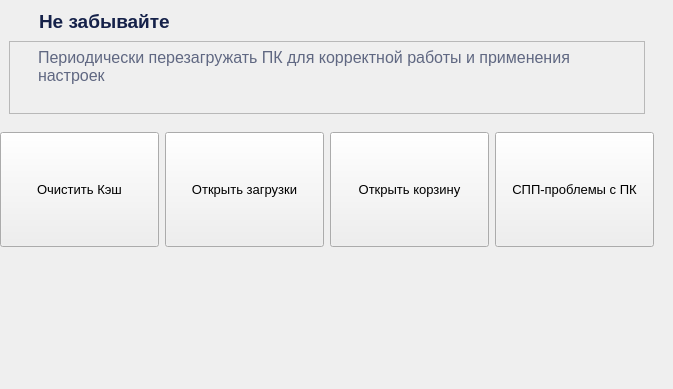
          <widget class="QWidget" name="pagePC">
           <widget class="QWidget" name="mainSectionPc" native="true">
            <property name="geometry">
             <rect>
              <x>0</x>
              <y>0</y>
              <width>664</width>
              <height>380</height>
             </rect>
            </property>
            <property name="minimumSize">
             <size>
              <width>664</width>
              <height>380</height>
             </size>
            </property>
            <property name="maximumSize">
             <size>
              <width>0</width>
              <height>0</height>
             </size>
            </property>
            <layout class="QVBoxLayout" name="verticalLayout_5">
             <property name="leftMargin">
              <number>0</number>
             </property>
             <property name="topMargin">
              <number>0</number>
             </property>
             <property name="rightMargin">
              <number>10</number>
             </property>
             <property name="bottomMargin">
              <number>0</number>
             </property>
             <item>
              <widget class="QWidget" name="sectionTittlePc" native="true">
               <property name="styleSheet">
                <string notr="true"/>
               </property>
               <layout class="QVBoxLayout" name="verticalLayout_12">
                <item>
                 <widget class="QWidget" name="widget_2" native="true">
                  <property name="maximumSize">
                   <size>
                    <width>16777215</width>
                    <height>26</height>
                   </size>
                  </property>
                  <widget class="QLabel" name="label">
                   <property name="geometry">
                    <rect>
                     <x>0</x>
                     <y>0</y>
                     <width>24</width>
                     <height>24</height>
                    </rect>
                   </property>
                   <property name="styleSheet">
                    <string notr="true">text-align: center;</string>
                   </property>
                   <property name="text">
                    <string/>
                   </property>
                   <property name="pixmap">
                    <pixmap resource="resources.qrc">:/icons/icons/alert-square-rounded.svg</pixmap>
                   </property>
                   <property name="scaledContents">
                    <bool>true</bool>
                   </property>
                   <property name="alignment">
                    <set>Qt::AlignmentFlag::AlignCenter</set>
                   </property>
                   <property name="indent">
                    <number>-1</number>
                   </property>
                  </widget>
                  <widget class="QLabel" name="label_2">
                   <property name="geometry">
                    <rect>
                     <x>30</x>
                     <y>0</y>
                     <width>141</width>
                     <height>24</height>
                    </rect>
                   </property>
                   <property name="font">
                    <font>
                     <pointsize>14</pointsize>
                     <fontweight>DemiBold</fontweight>
                    </font>
                   </property>
                   <property name="toolTipDuration">
                    <number>-1</number>
                   </property>
                   <property name="styleSheet">
                    <string notr="true">color: rgba(21, 33, 73, 1);
font-weight: 600;</string>
                   </property>
                   <property name="text">
                    <string>Не забывайте</string>
                   </property>
                  </widget>
                 </widget>
                </item>
                <item>
                 <widget class="QFrame" name="frame_3">
                  <property name="frameShape">
                   <enum>QFrame::Shape::StyledPanel</enum>
                  </property>
                  <property name="frameShadow">
                   <enum>QFrame::Shadow::Raised</enum>
                  </property>
                  <widget class="QLabel" name="label_3">
                   <property name="geometry">
                    <rect>
                     <x>-10</x>
                     <y>0</y>
                     <width>591</width>
                     <height>51</height>
                    </rect>
                   </property>
                   <property name="sizePolicy">
                    <sizepolicy hsizetype="Expanding" vsizetype="Expanding">
                     <horstretch>0</horstretch>
                     <verstretch>0</verstretch>
                    </sizepolicy>
                   </property>
                   <property name="font">
                    <font>
                     <pointsize>12</pointsize>
                     <bold>false</bold>
                    </font>
                   </property>
                   <property name="styleSheet">
                    <string notr="true">color: rgba(21, 33, 73, 0.66);
font-weight: 400;
padding-left: 35;</string>
                   </property>
                   <property name="text">
                    <string>Периодически перезагружать ПК для корректной работы и применения
настроек</string>
                   </property>
                   <property name="alignment">
                    <set>Qt::AlignmentFlag::AlignLeading|Qt::AlignmentFlag::AlignLeft|Qt::AlignmentFlag::AlignVCenter</set>
                   </property>
                  </widget>
                 </widget>
                </item>
               </layout>
              </widget>
             </item>
             <item>
              <widget class="QWidget" name="sectionButtonPc" native="true">
               <property name="styleSheet">
                <string notr="true">#sectionButtonPc &gt; QPushButton {
border: 1px solid rgba(21, 33, 73, 0.1);
text-align: center;
border-radius: 4px;
}

#sectionButtonPc &gt; QPushButton:hover {
background-color: rgba(26, 51, 115, 0.05);
color: rgba(21, 33, 73, 1);
}</string>
               </property>
               <layout class="QHBoxLayout" name="horizontalLayout_2">
                <property name="leftMargin">
                 <number>0</number>
                </property>
                <property name="topMargin">
                 <number>0</number>
                </property>
                <property name="rightMargin">
                 <number>0</number>
                </property>
                <property name="bottomMargin">
                 <number>0</number>
                </property>
                <item>
                 <widget class="QPushButton" name="clearCashePcBtn">
                  <property name="maximumSize">
                   <size>
                    <width>16777215</width>
                    <height>115</height>
                   </size>
                  </property>
                  <property name="font">
                   <font>
                    <pointsize>10</pointsize>
                   </font>
                  </property>
                  <property name="cursor">
                   <cursorShape>PointingHandCursor</cursorShape>
                  </property>
                  <property name="styleSheet">
                   <string notr="true"/>
                  </property>
                  <property name="text">
                   <string>Очистить Кэш</string>
                  </property>
                  <property name="icon">
                   <iconset resource="resources.qrc">
                    <normaloff>:/icons/icons/broom.svg</normaloff>:/icons/icons/broom.svg</iconset>
                  </property>
                  <property name="iconSize">
                   <size>
                    <width>20</width>
                    <height>20</height>
                   </size>
                  </property>
                 </widget>
                </item>
                <item>
                 <widget class="QPushButton" name="openDownloadPcBtn">
                  <property name="maximumSize">
                   <size>
                    <width>16777215</width>
                    <height>115</height>
                   </size>
                  </property>
                  <property name="font">
                   <font>
                    <pointsize>10</pointsize>
                   </font>
                  </property>
                  <property name="cursor">
                   <cursorShape>PointingHandCursor</cursorShape>
                  </property>
                  <property name="toolTip">
                   <string>&lt;html&gt;&lt;head/&gt;&lt;body&gt;&lt;p&gt;Удалите из нее все то что вам не надо&lt;/p&gt;&lt;/body&gt;&lt;/html&gt;</string>
                  </property>
                  <property name="toolTipDuration">
                   <number>-2</number>
                  </property>
                  <property name="text">
                   <string>Открыть загрузки</string>
                  </property>
                  <property name="icon">
                   <iconset resource="resources.qrc">
                    <normaloff>:/icons/icons/download.svg</normaloff>:/icons/icons/download.svg</iconset>
                  </property>
                  <property name="iconSize">
                   <size>
                    <width>20</width>
                    <height>20</height>
                   </size>
                  </property>
                 </widget>
                </item>
                <item>
                 <widget class="QPushButton" name="openRecycleFolderPcBtn">
                  <property name="maximumSize">
                   <size>
                    <width>16777215</width>
                    <height>115</height>
                   </size>
                  </property>
                  <property name="font">
                   <font>
                    <pointsize>10</pointsize>
                   </font>
                  </property>
                  <property name="cursor">
                   <cursorShape>PointingHandCursor</cursorShape>
                  </property>
                  <property name="toolTip">
                   <string>&lt;html&gt;&lt;head/&gt;&lt;body&gt;&lt;p&gt;Открыть корзину, nочистить при необходимости&lt;/p&gt;&lt;/body&gt;&lt;/html&gt;</string>
                  </property>
                  <property name="toolTipDuration">
                   <number>-3</number>
                  </property>
                  <property name="text">
                   <string>Открыть корзину</string>
                  </property>
                  <property name="icon">
                   <iconset resource="resources.qrc">
                    <normaloff>:/icons/icons/trash-x.svg</normaloff>:/icons/icons/trash-x.svg</iconset>
                  </property>
                  <property name="iconSize">
                   <size>
                    <width>20</width>
                    <height>20</height>
                   </size>
                  </property>
                 </widget>
                </item>
                <item>
                 <widget class="QPushButton" name="problemSppPcBtn">
                  <property name="maximumSize">
                   <size>
                    <width>16777215</width>
                    <height>115</height>
                   </size>
                  </property>
                  <property name="font">
                   <font>
                    <pointsize>10</pointsize>
                   </font>
                  </property>
                  <property name="cursor">
                   <cursorShape>PointingHandCursor</cursorShape>
                  </property>
                  <property name="toolTip">
                   <string>&lt;html&gt;&lt;head/&gt;&lt;body&gt;&lt;p&gt;Ссылка на заявку на портале СПП - Проблемы в работе ПК&lt;/p&gt;&lt;/body&gt;&lt;/html&gt;</string>
                  </property>
                  <property name="text">
                   <string>СПП-проблемы с ПК</string>
                  </property>
                  <property name="icon">
                   <iconset resource="resources.qrc">
                    <normaloff>:/icons/icons/headset.svg</normaloff>:/icons/icons/headset.svg</iconset>
                  </property>
                  <property name="iconSize">
                   <size>
                    <width>20</width>
                    <height>20</height>
                   </size>
                  </property>
                 </widget>
                </item>
               </layout>
              </widget>
             </item>
             <item>
              <widget class="QWidget" name="sectionQuestionPc" native="true">
               <property name="toolTipDuration">
                <number>-3</number>
               </property>
              </widget>
             </item>
            </layout>
           </widget>
          </widget>
